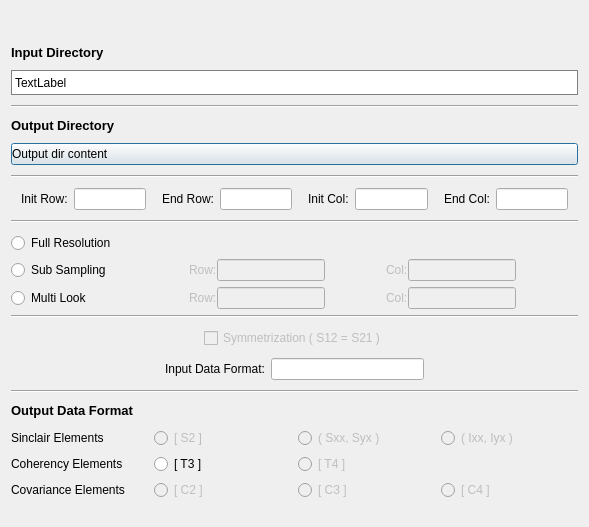
<?xml version="1.0" encoding="UTF-8"?>
<ui version="4.0">
 <class>Dialog</class>
 <widget class="QDialog" name="Dialog">
  <property name="geometry">
   <rect>
    <x>0</x>
    <y>0</y>
    <width>589</width>
    <height>527</height>
   </rect>
  </property>
  <property name="windowTitle">
   <string>Dialog</string>
  </property>
  <layout class="QVBoxLayout" name="verticalLayout_4">
   <item>
    <layout class="QHBoxLayout" name="horizontalLayout_4">
     <item>
      <spacer name="horizontalSpacer_8">
       <property name="orientation">
        <enum>Qt::Horizontal</enum>
       </property>
       <property name="sizeHint" stdset="0">
        <size>
         <width>40</width>
         <height>20</height>
        </size>
       </property>
      </spacer>
     </item>
     <item>
      <widget class="QLabel" name="label">
       <property name="sizePolicy">
        <sizepolicy hsizetype="Preferred" vsizetype="Maximum">
         <horstretch>0</horstretch>
         <verstretch>0</verstretch>
        </sizepolicy>
       </property>
       <property name="text">
        <string/>
       </property>
       <property name="pixmap">
        <pixmap>../Images/ALOS.gif</pixmap>
       </property>
      </widget>
     </item>
     <item>
      <spacer name="horizontalSpacer_2">
       <property name="orientation">
        <enum>Qt::Horizontal</enum>
       </property>
       <property name="sizeHint" stdset="0">
        <size>
         <width>40</width>
         <height>20</height>
        </size>
       </property>
      </spacer>
     </item>
    </layout>
   </item>
   <item>
    <widget class="QLabel" name="label_3">
     <property name="sizePolicy">
      <sizepolicy hsizetype="Preferred" vsizetype="Maximum">
       <horstretch>0</horstretch>
       <verstretch>0</verstretch>
      </sizepolicy>
     </property>
     <property name="text">
      <string>&lt;html&gt;&lt;head/&gt;&lt;body&gt;&lt;p&gt;&lt;span style=&quot; font-size:10pt; font-weight:600;&quot;&gt;Input Directory&lt;/span&gt;&lt;/p&gt;&lt;/body&gt;&lt;/html&gt;</string>
     </property>
     <property name="textFormat">
      <enum>Qt::RichText</enum>
     </property>
    </widget>
   </item>
   <item>
    <widget class="QLabel" name="label_InputDir">
     <property name="sizePolicy">
      <sizepolicy hsizetype="Expanding" vsizetype="Expanding">
       <horstretch>0</horstretch>
       <verstretch>0</verstretch>
      </sizepolicy>
     </property>
     <property name="minimumSize">
      <size>
       <width>0</width>
       <height>0</height>
      </size>
     </property>
     <property name="maximumSize">
      <size>
       <width>16777215</width>
       <height>25</height>
      </size>
     </property>
     <property name="styleSheet">
      <string notr="true">background: white;border: 1px solid grey</string>
     </property>
     <property name="text">
      <string>TextLabel</string>
     </property>
    </widget>
   </item>
   <item>
    <widget class="Line" name="line">
     <property name="sizePolicy">
      <sizepolicy hsizetype="Minimum" vsizetype="Maximum">
       <horstretch>0</horstretch>
       <verstretch>0</verstretch>
      </sizepolicy>
     </property>
     <property name="orientation">
      <enum>Qt::Horizontal</enum>
     </property>
    </widget>
   </item>
   <item>
    <widget class="QLabel" name="label_4">
     <property name="sizePolicy">
      <sizepolicy hsizetype="Preferred" vsizetype="Maximum">
       <horstretch>0</horstretch>
       <verstretch>0</verstretch>
      </sizepolicy>
     </property>
     <property name="text">
      <string>&lt;html&gt;&lt;head/&gt;&lt;body&gt;&lt;p&gt;&lt;span style=&quot; font-size:10pt; font-weight:600;&quot;&gt;Output Directory&lt;/span&gt;&lt;/p&gt;&lt;/body&gt;&lt;/html&gt;</string>
     </property>
    </widget>
   </item>
   <item>
    <widget class="QPushButton" name="pushButton_OutputDir">
     <property name="styleSheet">
      <string notr="true">Text-align:left</string>
     </property>
     <property name="text">
      <string>Output dir content</string>
     </property>
     <property name="icon">
      <iconset>
       <normaloff>../Images/flaticon/svg/011-folder-1.svg</normaloff>../Images/flaticon/svg/011-folder-1.svg</iconset>
     </property>
    </widget>
   </item>
   <item>
    <widget class="Line" name="line_2">
     <property name="sizePolicy">
      <sizepolicy hsizetype="Minimum" vsizetype="Maximum">
       <horstretch>0</horstretch>
       <verstretch>0</verstretch>
      </sizepolicy>
     </property>
     <property name="orientation">
      <enum>Qt::Horizontal</enum>
     </property>
    </widget>
   </item>
   <item>
    <layout class="QHBoxLayout" name="horizontalLayout">
     <item>
      <spacer name="horizontalSpacer_9">
       <property name="orientation">
        <enum>Qt::Horizontal</enum>
       </property>
       <property name="sizeType">
        <enum>QSizePolicy::MinimumExpanding</enum>
       </property>
       <property name="sizeHint" stdset="0">
        <size>
         <width>10</width>
         <height>20</height>
        </size>
       </property>
      </spacer>
     </item>
     <item>
      <widget class="QLabel" name="label_5">
       <property name="sizePolicy">
        <sizepolicy hsizetype="Preferred" vsizetype="Maximum">
         <horstretch>0</horstretch>
         <verstretch>0</verstretch>
        </sizepolicy>
       </property>
       <property name="text">
        <string>Init Row:</string>
       </property>
      </widget>
     </item>
     <item>
      <widget class="QLineEdit" name="lineEdit_6"/>
     </item>
     <item>
      <spacer name="horizontalSpacer">
       <property name="orientation">
        <enum>Qt::Horizontal</enum>
       </property>
       <property name="sizeType">
        <enum>QSizePolicy::MinimumExpanding</enum>
       </property>
       <property name="sizeHint" stdset="0">
        <size>
         <width>10</width>
         <height>20</height>
        </size>
       </property>
      </spacer>
     </item>
     <item>
      <widget class="QLabel" name="label_6">
       <property name="sizePolicy">
        <sizepolicy hsizetype="Preferred" vsizetype="Maximum">
         <horstretch>0</horstretch>
         <verstretch>0</verstretch>
        </sizepolicy>
       </property>
       <property name="text">
        <string>End Row:</string>
       </property>
      </widget>
     </item>
     <item>
      <widget class="QLineEdit" name="lineEdit_7"/>
     </item>
     <item>
      <spacer name="horizontalSpacer_10">
       <property name="orientation">
        <enum>Qt::Horizontal</enum>
       </property>
       <property name="sizeType">
        <enum>QSizePolicy::MinimumExpanding</enum>
       </property>
       <property name="sizeHint" stdset="0">
        <size>
         <width>10</width>
         <height>20</height>
        </size>
       </property>
      </spacer>
     </item>
     <item>
      <widget class="QLabel" name="label_9">
       <property name="sizePolicy">
        <sizepolicy hsizetype="Preferred" vsizetype="Maximum">
         <horstretch>0</horstretch>
         <verstretch>0</verstretch>
        </sizepolicy>
       </property>
       <property name="text">
        <string>Init Col:</string>
       </property>
      </widget>
     </item>
     <item>
      <widget class="QLineEdit" name="lineEdit_8"/>
     </item>
     <item>
      <spacer name="horizontalSpacer_11">
       <property name="orientation">
        <enum>Qt::Horizontal</enum>
       </property>
       <property name="sizeType">
        <enum>QSizePolicy::MinimumExpanding</enum>
       </property>
       <property name="sizeHint" stdset="0">
        <size>
         <width>10</width>
         <height>20</height>
        </size>
       </property>
      </spacer>
     </item>
     <item>
      <widget class="QLabel" name="label_7">
       <property name="sizePolicy">
        <sizepolicy hsizetype="Preferred" vsizetype="Maximum">
         <horstretch>0</horstretch>
         <verstretch>0</verstretch>
        </sizepolicy>
       </property>
       <property name="text">
        <string>End Col:</string>
       </property>
      </widget>
     </item>
     <item>
      <widget class="QLineEdit" name="lineEdit_9"/>
     </item>
     <item>
      <spacer name="horizontalSpacer_12">
       <property name="orientation">
        <enum>Qt::Horizontal</enum>
       </property>
       <property name="sizeType">
        <enum>QSizePolicy::MinimumExpanding</enum>
       </property>
       <property name="sizeHint" stdset="0">
        <size>
         <width>10</width>
         <height>20</height>
        </size>
       </property>
      </spacer>
     </item>
    </layout>
   </item>
   <item>
    <widget class="Line" name="line_3">
     <property name="sizePolicy">
      <sizepolicy hsizetype="Minimum" vsizetype="Maximum">
       <horstretch>0</horstretch>
       <verstretch>0</verstretch>
      </sizepolicy>
     </property>
     <property name="orientation">
      <enum>Qt::Horizontal</enum>
     </property>
    </widget>
   </item>
   <item>
    <layout class="QVBoxLayout" name="verticalLayout">
     <item>
      <layout class="QHBoxLayout" name="horizontalLayout_5">
       <item>
        <widget class="QRadioButton" name="radioButton_FullResolution">
         <property name="text">
          <string>Full Resolution</string>
         </property>
         <attribute name="buttonGroup">
          <string notr="true">buttonGroup_Sampling</string>
         </attribute>
        </widget>
       </item>
      </layout>
     </item>
     <item>
      <layout class="QHBoxLayout" name="horizontalLayout_2">
       <item>
        <widget class="QRadioButton" name="radioButton_SubSampling">
         <property name="minimumSize">
          <size>
           <width>110</width>
           <height>0</height>
          </size>
         </property>
         <property name="text">
          <string>Sub Sampling</string>
         </property>
         <attribute name="buttonGroup">
          <string notr="true">buttonGroup_Sampling</string>
         </attribute>
        </widget>
       </item>
       <item>
        <widget class="QWidget" name="widget_SubSampling" native="true">
         <property name="enabled">
          <bool>false</bool>
         </property>
         <property name="sizePolicy">
          <sizepolicy hsizetype="Preferred" vsizetype="Maximum">
           <horstretch>0</horstretch>
           <verstretch>0</verstretch>
          </sizepolicy>
         </property>
         <layout class="QVBoxLayout" name="verticalLayout_6">
          <property name="spacing">
           <number>0</number>
          </property>
          <property name="leftMargin">
           <number>0</number>
          </property>
          <property name="topMargin">
           <number>0</number>
          </property>
          <property name="rightMargin">
           <number>0</number>
          </property>
          <property name="bottomMargin">
           <number>0</number>
          </property>
          <item>
           <layout class="QHBoxLayout" name="horizontalLayout_10">
            <item>
             <spacer name="horizontalSpacer_19">
              <property name="orientation">
               <enum>Qt::Horizontal</enum>
              </property>
              <property name="sizeHint" stdset="0">
               <size>
                <width>40</width>
                <height>20</height>
               </size>
              </property>
             </spacer>
            </item>
            <item>
             <widget class="QLabel" name="label_17">
              <property name="sizePolicy">
               <sizepolicy hsizetype="Preferred" vsizetype="Maximum">
                <horstretch>0</horstretch>
                <verstretch>0</verstretch>
               </sizepolicy>
              </property>
              <property name="text">
               <string>Row:</string>
              </property>
             </widget>
            </item>
            <item>
             <widget class="QLineEdit" name="lineEdit_2"/>
            </item>
            <item>
             <spacer name="horizontalSpacer_20">
              <property name="orientation">
               <enum>Qt::Horizontal</enum>
              </property>
              <property name="sizeHint" stdset="0">
               <size>
                <width>40</width>
                <height>20</height>
               </size>
              </property>
             </spacer>
            </item>
            <item>
             <widget class="QLabel" name="label_18">
              <property name="sizePolicy">
               <sizepolicy hsizetype="Preferred" vsizetype="Maximum">
                <horstretch>0</horstretch>
                <verstretch>0</verstretch>
               </sizepolicy>
              </property>
              <property name="text">
               <string>Col:</string>
              </property>
             </widget>
            </item>
            <item>
             <widget class="QLineEdit" name="lineEdit_3"/>
            </item>
            <item>
             <spacer name="horizontalSpacer_21">
              <property name="orientation">
               <enum>Qt::Horizontal</enum>
              </property>
              <property name="sizeHint" stdset="0">
               <size>
                <width>40</width>
                <height>20</height>
               </size>
              </property>
             </spacer>
            </item>
           </layout>
          </item>
         </layout>
        </widget>
       </item>
      </layout>
     </item>
     <item>
      <layout class="QHBoxLayout" name="horizontalLayout_8">
       <item>
        <widget class="QRadioButton" name="radioButton_MultiLook">
         <property name="minimumSize">
          <size>
           <width>110</width>
           <height>0</height>
          </size>
         </property>
         <property name="text">
          <string>Multi Look</string>
         </property>
         <attribute name="buttonGroup">
          <string notr="true">buttonGroup_Sampling</string>
         </attribute>
        </widget>
       </item>
       <item>
        <widget class="QWidget" name="widget_MultiLook" native="true">
         <property name="enabled">
          <bool>false</bool>
         </property>
         <property name="sizePolicy">
          <sizepolicy hsizetype="Preferred" vsizetype="Maximum">
           <horstretch>0</horstretch>
           <verstretch>0</verstretch>
          </sizepolicy>
         </property>
         <layout class="QVBoxLayout" name="verticalLayout_5">
          <property name="spacing">
           <number>0</number>
          </property>
          <property name="leftMargin">
           <number>0</number>
          </property>
          <property name="topMargin">
           <number>0</number>
          </property>
          <property name="rightMargin">
           <number>0</number>
          </property>
          <property name="bottomMargin">
           <number>0</number>
          </property>
          <item>
           <layout class="QHBoxLayout" name="horizontalLayout_9">
            <item>
             <spacer name="horizontalSpacer_16">
              <property name="orientation">
               <enum>Qt::Horizontal</enum>
              </property>
              <property name="sizeHint" stdset="0">
               <size>
                <width>40</width>
                <height>20</height>
               </size>
              </property>
             </spacer>
            </item>
            <item>
             <widget class="QLabel" name="label_15">
              <property name="sizePolicy">
               <sizepolicy hsizetype="Preferred" vsizetype="Maximum">
                <horstretch>0</horstretch>
                <verstretch>0</verstretch>
               </sizepolicy>
              </property>
              <property name="text">
               <string>Row:</string>
              </property>
             </widget>
            </item>
            <item>
             <widget class="QLineEdit" name="lineEdit_4"/>
            </item>
            <item>
             <spacer name="horizontalSpacer_17">
              <property name="orientation">
               <enum>Qt::Horizontal</enum>
              </property>
              <property name="sizeHint" stdset="0">
               <size>
                <width>40</width>
                <height>20</height>
               </size>
              </property>
             </spacer>
            </item>
            <item>
             <widget class="QLabel" name="label_16">
              <property name="sizePolicy">
               <sizepolicy hsizetype="Preferred" vsizetype="Maximum">
                <horstretch>0</horstretch>
                <verstretch>0</verstretch>
               </sizepolicy>
              </property>
              <property name="text">
               <string>Col:</string>
              </property>
             </widget>
            </item>
            <item>
             <widget class="QLineEdit" name="lineEdit_5"/>
            </item>
            <item>
             <spacer name="horizontalSpacer_18">
              <property name="orientation">
               <enum>Qt::Horizontal</enum>
              </property>
              <property name="sizeHint" stdset="0">
               <size>
                <width>40</width>
                <height>20</height>
               </size>
              </property>
             </spacer>
            </item>
           </layout>
          </item>
         </layout>
        </widget>
       </item>
      </layout>
     </item>
     <item>
      <widget class="Line" name="line_5">
       <property name="sizePolicy">
        <sizepolicy hsizetype="Minimum" vsizetype="Maximum">
         <horstretch>0</horstretch>
         <verstretch>0</verstretch>
        </sizepolicy>
       </property>
       <property name="orientation">
        <enum>Qt::Horizontal</enum>
       </property>
      </widget>
     </item>
    </layout>
   </item>
   <item>
    <layout class="QHBoxLayout" name="horizontalLayout_3">
     <item>
      <spacer name="horizontalSpacer_3">
       <property name="orientation">
        <enum>Qt::Horizontal</enum>
       </property>
       <property name="sizeHint" stdset="0">
        <size>
         <width>40</width>
         <height>20</height>
        </size>
       </property>
      </spacer>
     </item>
     <item>
      <widget class="QCheckBox" name="checkBox">
       <property name="enabled">
        <bool>false</bool>
       </property>
       <property name="text">
        <string>Symmetrization ( S12 = S21 )</string>
       </property>
      </widget>
     </item>
     <item>
      <spacer name="horizontalSpacer_4">
       <property name="orientation">
        <enum>Qt::Horizontal</enum>
       </property>
       <property name="sizeHint" stdset="0">
        <size>
         <width>40</width>
         <height>20</height>
        </size>
       </property>
      </spacer>
     </item>
    </layout>
   </item>
   <item>
    <layout class="QHBoxLayout" name="horizontalLayout_6">
     <item>
      <spacer name="horizontalSpacer_5">
       <property name="orientation">
        <enum>Qt::Horizontal</enum>
       </property>
       <property name="sizeHint" stdset="0">
        <size>
         <width>40</width>
         <height>20</height>
        </size>
       </property>
      </spacer>
     </item>
     <item>
      <widget class="QLabel" name="label_12">
       <property name="text">
        <string>Input Data Format:</string>
       </property>
      </widget>
     </item>
     <item>
      <widget class="QLineEdit" name="lineEdit"/>
     </item>
     <item>
      <spacer name="horizontalSpacer_6">
       <property name="orientation">
        <enum>Qt::Horizontal</enum>
       </property>
       <property name="sizeHint" stdset="0">
        <size>
         <width>40</width>
         <height>20</height>
        </size>
       </property>
      </spacer>
     </item>
    </layout>
   </item>
   <item>
    <widget class="Line" name="line_4">
     <property name="sizePolicy">
      <sizepolicy hsizetype="Minimum" vsizetype="Maximum">
       <horstretch>0</horstretch>
       <verstretch>0</verstretch>
      </sizepolicy>
     </property>
     <property name="orientation">
      <enum>Qt::Horizontal</enum>
     </property>
    </widget>
   </item>
   <item>
    <widget class="QLabel" name="label_11">
     <property name="sizePolicy">
      <sizepolicy hsizetype="Preferred" vsizetype="Maximum">
       <horstretch>0</horstretch>
       <verstretch>0</verstretch>
      </sizepolicy>
     </property>
     <property name="text">
      <string>&lt;html&gt;&lt;head/&gt;&lt;body&gt;&lt;p&gt;&lt;span style=&quot; font-size:10pt; font-weight:600;&quot;&gt;Output Data Format&lt;/span&gt;&lt;/p&gt;&lt;/body&gt;&lt;/html&gt;</string>
     </property>
    </widget>
   </item>
   <item>
    <layout class="QGridLayout" name="gridLayout">
     <item row="2" column="2">
      <widget class="QRadioButton" name="radioButton_6">
       <property name="enabled">
        <bool>false</bool>
       </property>
       <property name="text">
        <string>[ C3 ]</string>
       </property>
       <attribute name="buttonGroup">
        <string notr="true">buttonGroup_OutputDataFormat</string>
       </attribute>
      </widget>
     </item>
     <item row="0" column="2">
      <widget class="QRadioButton" name="radioButton_5">
       <property name="enabled">
        <bool>false</bool>
       </property>
       <property name="text">
        <string>( Sxx, Syx )</string>
       </property>
       <attribute name="buttonGroup">
        <string notr="true">buttonGroup_OutputDataFormat</string>
       </attribute>
      </widget>
     </item>
     <item row="1" column="1">
      <widget class="QRadioButton" name="radioButton_2">
       <property name="text">
        <string>[ T3 ]</string>
       </property>
       <attribute name="buttonGroup">
        <string notr="true">buttonGroup_OutputDataFormat</string>
       </attribute>
      </widget>
     </item>
     <item row="0" column="0">
      <widget class="QLabel" name="label_2">
       <property name="text">
        <string>Sinclair Elements</string>
       </property>
      </widget>
     </item>
     <item row="2" column="1">
      <widget class="QRadioButton" name="radioButton_3">
       <property name="enabled">
        <bool>false</bool>
       </property>
       <property name="text">
        <string>[ C2 ]</string>
       </property>
       <attribute name="buttonGroup">
        <string notr="true">buttonGroup_OutputDataFormat</string>
       </attribute>
      </widget>
     </item>
     <item row="1" column="0">
      <widget class="QLabel" name="label_8">
       <property name="text">
        <string>Coherency Elements</string>
       </property>
      </widget>
     </item>
     <item row="1" column="2">
      <widget class="QRadioButton" name="radioButton_4">
       <property name="enabled">
        <bool>false</bool>
       </property>
       <property name="text">
        <string>[ T4 ]</string>
       </property>
       <attribute name="buttonGroup">
        <string notr="true">buttonGroup_OutputDataFormat</string>
       </attribute>
      </widget>
     </item>
     <item row="0" column="1">
      <widget class="QRadioButton" name="radioButton">
       <property name="enabled">
        <bool>false</bool>
       </property>
       <property name="text">
        <string>[ S2 ]</string>
       </property>
       <attribute name="buttonGroup">
        <string notr="true">buttonGroup_OutputDataFormat</string>
       </attribute>
      </widget>
     </item>
     <item row="2" column="0">
      <widget class="QLabel" name="label_10">
       <property name="text">
        <string>Covariance Elements</string>
       </property>
      </widget>
     </item>
     <item row="2" column="3">
      <widget class="QRadioButton" name="radioButton_9">
       <property name="enabled">
        <bool>false</bool>
       </property>
       <property name="text">
        <string>[ C4 ]</string>
       </property>
       <attribute name="buttonGroup">
        <string notr="true">buttonGroup_OutputDataFormat</string>
       </attribute>
      </widget>
     </item>
     <item row="0" column="3">
      <widget class="QRadioButton" name="radioButton_8">
       <property name="enabled">
        <bool>false</bool>
       </property>
       <property name="text">
        <string>( Ixx, Iyx )</string>
       </property>
       <attribute name="buttonGroup">
        <string notr="true">buttonGroup_OutputDataFormat</string>
       </attribute>
      </widget>
     </item>
    </layout>
   </item>
  </layout>
 </widget>
 <resources/>
 <connections>
  <connection>
   <sender>radioButton_MultiLook</sender>
   <signal>toggled(bool)</signal>
   <receiver>widget_MultiLook</receiver>
   <slot>setEnabled(bool)</slot>
   <hints>
    <hint type="sourcelabel">
     <x>54</x>
     <y>375</y>
    </hint>
    <hint type="destinationlabel">
     <x>187</x>
     <y>378</y>
    </hint>
   </hints>
  </connection>
  <connection>
   <sender>radioButton_SubSampling</sender>
   <signal>toggled(bool)</signal>
   <receiver>widget_SubSampling</receiver>
   <slot>setEnabled(bool)</slot>
   <hints>
    <hint type="sourcelabel">
     <x>56</x>
     <y>340</y>
    </hint>
    <hint type="destinationlabel">
     <x>143</x>
     <y>343</y>
    </hint>
   </hints>
  </connection>
 </connections>
 <buttongroups>
  <buttongroup name="buttonGroup_Sampling">
   <property name="exclusive">
    <bool>true</bool>
   </property>
  </buttongroup>
  <buttongroup name="buttonGroup_OutputDataFormat"/>
 </buttongroups>
</ui>
